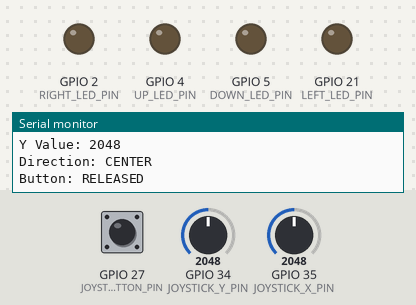
This sketch was run on a simulated ESP32. On the bench: output pins drawn as LEDs (lit = HIGH), the last lines printed to the serial monitor. The test bench sets the inputs (shaded band); at power-on: GPIO 34 (JOYSTICK_Y_PIN) = 2048, GPIO 27 (JOYSTICK_BUTTON_PIN) HIGH, GPIO 35 (JOYSTICK_X_PIN) = 2048.

Above: at 2.8 s.
2.9 s: GPIO 34 (JOYSTICK_Y_PIN) set to 2774
4.4 s: GPIO 34 (JOYSTICK_Y_PIN) set to 2856
At 5.8 s:
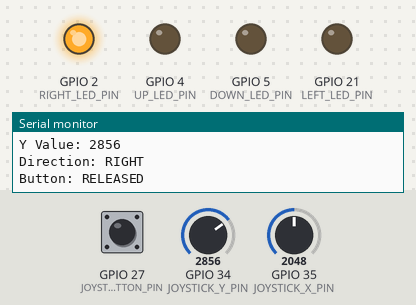
6.5 s: GPIO 27 (JOYSTICK_BUTTON_PIN) pulled LOW for 1.3 s
At 7.3 s:
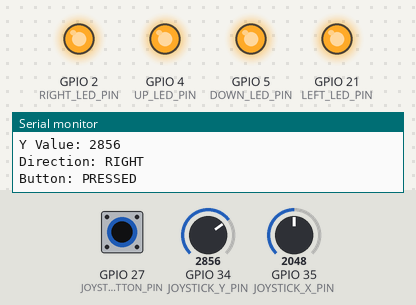
9.5 s: GPIO 34 (JOYSTICK_Y_PIN) set to 1160
At 10.8 s:
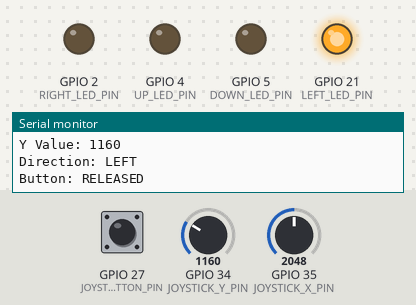
11.5 s: GPIO 34 (JOYSTICK_Y_PIN) set to 1250
At 12.3 s:
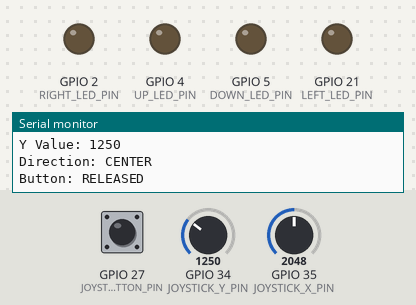
13.5 s: GPIO 35 (JOYSTICK_X_PIN) set to 2749
15.2 s: GPIO 35 (JOYSTICK_X_PIN) set to 2846
At 16.6 s:
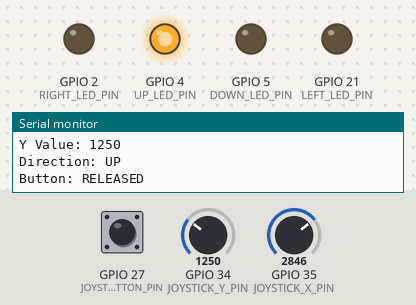
Timing chart, 0 to 18.2 s (numbered marks = the images above; inputs shaded):
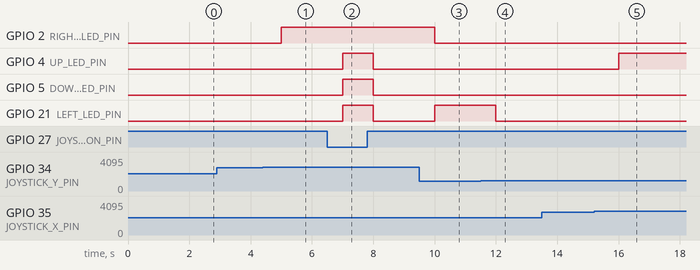

Measured:
- the behaviour switches between 2800 and 2801 on GPIO 34 (JOYSTICK_Y_PIN) (found by bisection; images 0 and 1)
- the behaviour switches between 1199 and 1200 on GPIO 34 (JOYSTICK_Y_PIN) (found by bisection; images 3 and 4)
- the behaviour switches between 2800 and 2801 on GPIO 35 (JOYSTICK_X_PIN) (found by bisection; images 4 and 5)
- after the input at 4.4 s, GPIO 2 (RIGHT_LED_PIN): LOW → HIGH after 0.60 s
- after the input at 6.5 s, GPIO 4 (UP_LED_PIN), GPIO 5 (DOWN_LED_PIN), GPIO 21 (LEFT_LED_PIN): LOW → HIGH after 0.50 s, → LOW 1.0 s later
- after the input at 9.5 s, GPIO 2 (RIGHT_LED_PIN): HIGH → LOW after 0.50 s; GPIO 21 (LEFT_LED_PIN): LOW → HIGH after 0.50 s
- after the input at 11.5 s, GPIO 21 (LEFT_LED_PIN): HIGH → LOW after 0.50 s
- after the input at 15.2 s, GPIO 4 (UP_LED_PIN): LOW → HIGH after 0.80 s

The sketch:

main.ino
```cpp
#define JOYSTICK_X_PIN 35
#define JOYSTICK_Y_PIN 34
#define JOYSTICK_BUTTON_PIN 27
#define LEFT_LED_PIN 21
#define RIGHT_LED_PIN 2
#define UP_LED_PIN 4
#define DOWN_LED_PIN 5

unsigned long previousTime = 0;
unsigned long intervalTime = 1000;

void control_pins();
String get_direction(int Xvalue, int Yvalue);
void control_LED(String direction,int buttonValue);
void show_readings(int Xvalue,int Yvalue,String direction,int buttonValue);

void setup(){
  Serial.begin(115200);
  control_pins();
  Serial.println("Joystick Manual Controller started");
  Serial.println("System Ready");
}

void loop(){
  unsigned long currentTime = millis();
  if(currentTime - previousTime >= intervalTime){
    previousTime = currentTime;
    int Xvalue = analogRead(JOYSTICK_X_PIN);
    int Yvalue = analogRead(JOYSTICK_Y_PIN);
    int buttonValue = digitalRead(JOYSTICK_BUTTON_PIN);
    String direction = get_direction(Xvalue,Yvalue);
    control_LED(direction,buttonValue);
    show_readings(Xvalue,Yvalue,direction,buttonValue);
  }
}

void control_pins(){
  pinMode(LEFT_LED_PIN,OUTPUT);
  pinMode(RIGHT_LED_PIN,OUTPUT);
  pinMode(UP_LED_PIN,OUTPUT);
  pinMode(DOWN_LED_PIN,OUTPUT);
  pinMode(JOYSTICK_X_PIN,INPUT);
  pinMode(JOYSTICK_Y_PIN,INPUT);
  pinMode(JOYSTICK_BUTTON_PIN,INPUT_PULLUP);
  digitalWrite(LEFT_LED_PIN,LOW);
  digitalWrite(RIGHT_LED_PIN,LOW);
  digitalWrite(UP_LED_PIN,LOW);
  digitalWrite(DOWN_LED_PIN,LOW);
}

String get_direction(int xValue, int yValue){
  if (yValue < 1200){
    return "LEFT";
  }
  else if (yValue > 2800){
    return "RIGHT";
  }
  else if (xValue > 2800){
    return "UP";
  }
  else if (xValue < 1200)
  {
    return "DOWN";
  }
  else
  {
    return "CENTER";
  }
}

void control_LED(String direction,int buttonValue){
  digitalWrite(LEFT_LED_PIN, LOW);
  digitalWrite(RIGHT_LED_PIN, LOW);
  digitalWrite(UP_LED_PIN, LOW);
  digitalWrite(DOWN_LED_PIN, LOW);

  if(buttonValue == LOW){
    digitalWrite(LEFT_LED_PIN,HIGH);
    digitalWrite(RIGHT_LED_PIN,HIGH);
    digitalWrite(UP_LED_PIN,HIGH);
    digitalWrite(DOWN_LED_PIN,HIGH);
  }
  else{
    if(direction == "LEFT"){
      digitalWrite(LEFT_LED_PIN,HIGH);
    }
    else if(direction == "RIGHT"){
      digitalWrite(RIGHT_LED_PIN,HIGH);
    }
    else if(direction == "UP"){
      digitalWrite(UP_LED_PIN,HIGH);
    }
    else if(direction == "DOWN"){
      digitalWrite(DOWN_LED_PIN,HIGH);
    }
  }
}

void show_readings(int Xvalue,int Yvalue,String direction,int buttonValue){
  Serial.println("-----------------------------------");
  Serial.print("X Value: ");
  Serial.println(Xvalue);
  Serial.print("Y Value: ");
  Serial.println(Yvalue);
  Serial.print("Direction: ");
  Serial.println(direction);
  Serial.print("Button: ");
  if(buttonValue == LOW){
    Serial.println("PRESSED");
  }
  else{
    Serial.println("RELEASED");
  }
}
```
